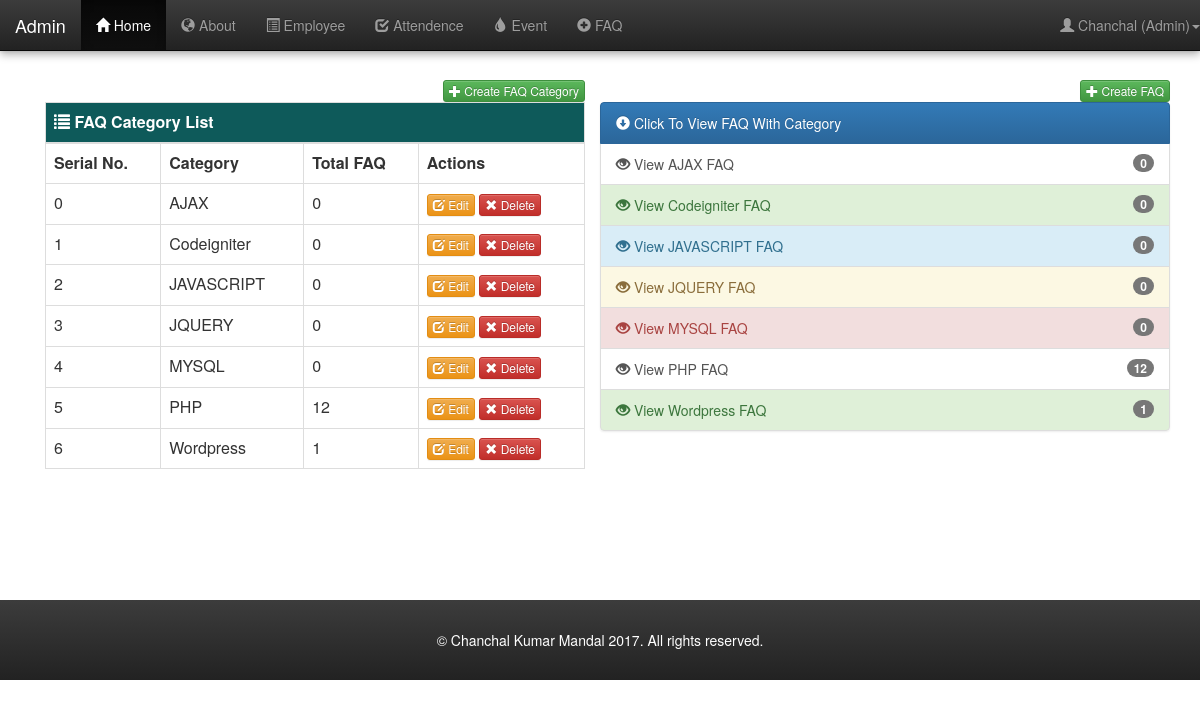
/admin/faq.php (signed in), run on the app's committed database.
### tables this page shows
CREATE TABLE `users` (
  `id` int(11) NOT NULL,
  `name` varchar(50) NOT NULL,
  `username` varchar(100) NOT NULL,
  `password` text NOT NULL,
  `address` text NOT NULL,
  `latitude` float(10,6) NOT NULL,
  `longitude` float(10,6) NOT NULL,
  `mobile` varchar(30) NOT NULL,
  `email` varchar(50) NOT NULL,
  `salary` decimal(10,2) NOT NULL,
  `dateOfJoinning` date NOT NULL,
  `role` varchar(30) NOT NULL
);

CREATE TABLE `faq_categories` (
  `id` int(11) NOT NULL,
  `category` varchar(100) NOT NULL,
  `total_faq` int(11) NOT NULL DEFAULT '0'
);

### database/dbconnection.php (called while the page is built, shortened)
<?php
class Dbconnection{
	protected $db_name = "admin-employee";
	protected $db_user = "root";
	protected $db_pass = "";
	protected $db_host = "localhost";
	public function connect(){
		$this->db_conn = mysqli_connect($this->db_host, $this->db_user, $this->db_pass, $this->db_name);
		return true;
	}
}
$db=new Dbconnection();
?>

### admin/faq.php (the view, shortened to what this page needs)
<?php
require_once("admin-header.php");
if(isset($_SESSION["admin_user_name"])) {
?>
	<div class="page-container">
		<div class="col-md-6">
			<button type="button" class="btn btn-xs btn-success" style="float:right" data-toggle="modal" data-target="#createFAQCategoryModal"><span class="glyphicon glyphicon-plus"></span> Create FAQ Category</button>
			<table class="table table-bordered table-hover pull-right">
			  	<thead style="color: #fff;background-color: #0e5a5a;">
				    <tr><th colspan="4"><span class="glyphicon glyphicon-list"></span> FAQ Category List</th></tr>
				</thead>
				<tbody>
				  	<tr>
				      	<th>Serial No.</th>
				      	<th>Category</th>
				      	<th>Total FAQ</th>
				      	<th>Actions</th>
				  	</tr>
				<?php
				$i=0;
				foreach($faqCategoryResult as $category){
					echo '<tr ">
						<td>' . $i . '</td>
						<td>' .  $category['category'] . '</td>
						<td>' . $category['total_faq'] . '</td>
						<td>
							<button type="button" class="btn btn-xs btn-warning"  data-toggle="modal" data-target="#editFAQCategoryModal' . $category['id'] . '"><span class="glyphicon glyphicon-edit"></span> Edit</button>
							<button type="button" class="btn btn-xs btn-danger"><a href="#" onclick="return checkDelete()"><span class="glyphicon glyphicon-remove"></span> Delete</a></button>
						</td>
					</tr>
					<div class="modal fade" id="editFAQCategoryModal' . $category['id'] . '" role="dialog">
					    <div class="modal-dialog">
					      	<div class="modal-content">
					        	<div class="modal-header">
					          		<button type="button" class="close" data-dismiss="modal">&times;</button>
					          		<h4 class="modal-title text-center">Edit FAQ</h4>
					        	</div>
					        	<div class="modal-body">
					        		<form role="form" action="edit-faq-category.php" method="post">
					        			<input type = "hidden" class = "form-control" name = "category_id" value="' . $category['id'] .'">
						          		<div class = "form-group">
									        <label for = "category">Category Name:</label>
									        <input type = "text" class = "form-control" id = "category" name = "category" value = "' .  $category['category'] . '" required autofocus>
									   	</div>
										<button type="submit" class="btn btn-xs btn-primary" name="editFAQCategory">Submit</button>
									</form>
					        	</div>
					        	<div class="modal-footer">
					          		<button type="button" class="btn btn-xs btn-default" data-dismiss="modal">Close</button>
					        	</div>
					      	</div>
						</div>
					</div>';
					$i++;
				}
				?>
				</tbody>
			</table>
		</div>
		<div class="col-md-6">
			<div class="row"><button type="button" class="btn btn-xs btn-success" style="float:right" data-toggle="modal" data-target="#createFAQModal"><span class="glyphicon glyphicon-plus"></span> Create FAQ</button></div>
			<div class="row"><?php require_once("faq-category-menu.php");?></div>
		</div>
	</div>
<?php
} else{
	echo "<script>window.location.href='admin-login.php'</script>";
}
require_once("admin-footer.php");
?>

### admin/admin-header.php (shortened to what this page needs)
<?php
require_once("../database/dbconnection.php");
?>
<html>
	<head>
		<link href="//netdna.bootstrapcdn.com/bootstrap/3.3.2/css/bootstrap.min.css" rel="stylesheet">
		<link rel="stylesheet" href="../assets/bootstrap/css/bootstrap-theme.min.css">
		<link rel="stylesheet" href="../assets/bootstrap/css/bootstrap-datepicker3.css"/>
		<link rel="stylesheet" type="text/css" href="../assets/css/login-form.css"/>
		<link rel="stylesheet" type="text/css" href="../assets/css/admin-style.css"/>
	</head>
	<body>
		<nav role="navigation" class="navbar navbar-inverse navbar-fixed-top">
	        <div id="navbarCollapse" class="collapse navbar-collapse header-menu">
	        	<div class="navbar-header">
			      	<a class="navbar-brand" href="admin-profile.php">Admin</a>
			    </div>
			    <?php
			    if(isset($_SESSION["admin_user_name"])) {
					$admin_id = $_SESSION['a_id'];
					$adminResult = mysqli_query($db->db_conn, "SELECT * FROM users WHERE role = 'admin' AND id = " . $admin_id);
					$faqCategoryResult = mysqli_query($db->db_conn, "SELECT * FROM faq_categories order by category");
				?>
	            <ul class="nav navbar-nav">
			      	<li class="active"><a href="admin-profile.php"><span class="glyphicon glyphicon-home"></span> Home</a></li>
			        <li><a href="about-us.php"><span class="glyphicon glyphicon-globe"></span> About</a></li>
			        <li><a href="employee.php"><span class="glyphicon glyphicon-list-alt"></span> Employee</a></li>
			        <li><a href="attendance.php"><span class="glyphicon glyphicon-check"></span> Attendence</a></li>
			        <li><a href="event.php"><span class="glyphicon glyphicon-tint"></span> Event</a>
			        </li>
			        <li><a href="faq.php"><span class="glyphicon glyphicon-plus-sign"></span> FAQ</a>
			        </li>
			    </ul>
			    <?php
				foreach($adminResult as $userAdmin) {
			    ?>
				    <ul class="nav navbar-nav navbar-right">
				      	<li><a class="dropdown-toggle" data-toggle="dropdown" href="#"><span class="glyphicon glyphicon-user"></span> <?php echo $userAdmin['name'] . ' (' . $userAdmin['role'] . ')'; ?><span class="caret"></span></a>
				      	</li>
				    </ul>
			    <?php
			    	}
				}
				?>
	        </div>
	    </nav>

### admin/faq-category-menu.php (shortened to what this page needs)
<?php
require_once("admin-header.php");
if(isset($_SESSION["admin_user_name"])) {
?>
				<div class="list-group">
					<a href="#" class="list-group-item active"><span class="glyphicon glyphicon-circle-arrow-down"></span> Click To View FAQ With Category</a>
					<?php
					$i=0;
					foreach($faqCategoryResult as $category){
						if($i % 5 == 0){
							$listGroupItemClass = "list-group-item-primary";
						}elseif($i % 5 == 1){
							$listGroupItemClass = "list-group-item-success";
						}elseif($i % 5 == 2){
							$listGroupItemClass = "list-group-item-info";
						}elseif($i % 5 == 3){
							$listGroupItemClass = "list-group-item-warning";
						}elseif($i % 5 == 4){
							$listGroupItemClass = "list-group-item-danger";
						}else{
							$listGroupItemClass = "list-group-item-default";
							$panelClass = "panel-default";
						}
						echo '<a href="faq-with-single-category.php?category_id='.$category['id'].'" class="list-group-item '.$listGroupItemClass.'"><span class="glyphicon glyphicon-eye-open"></span> View '.$category['category'].' FAQ<span class="badge">'.$category['total_faq'].'</span></a>';
						$i++;
					}
					?>
				</div>
<?php
}else{
	echo "<script>window.location.href='admin-login.php'</script>";
}

### assets/css/admin-style.css (style rules this page uses)
body,html { height: 100%; }
body { font-size: 14px; }
a { color:#FFF; }
.page-container { margin-top:50px; padding:30px; min-height:550px; }
.navbar { box-shadow: 0 0 4px rgba(0,0,0,.14),0 4px 8px rgba(0,0,0,.28); }

### data on the page
users: name "Chanchal", role "Admin"
faq_categories: category "AJAX", total_faq "0"
faq_categories: category "Codeigniter", total_faq "0"
faq_categories: category "JAVASCRIPT", total_faq "0"
faq_categories: category "JQUERY", total_faq "0"
faq_categories: category "MYSQL", total_faq "0"
faq_categories: category "PHP", total_faq "12"
faq_categories: category "Wordpress", total_faq "1"
